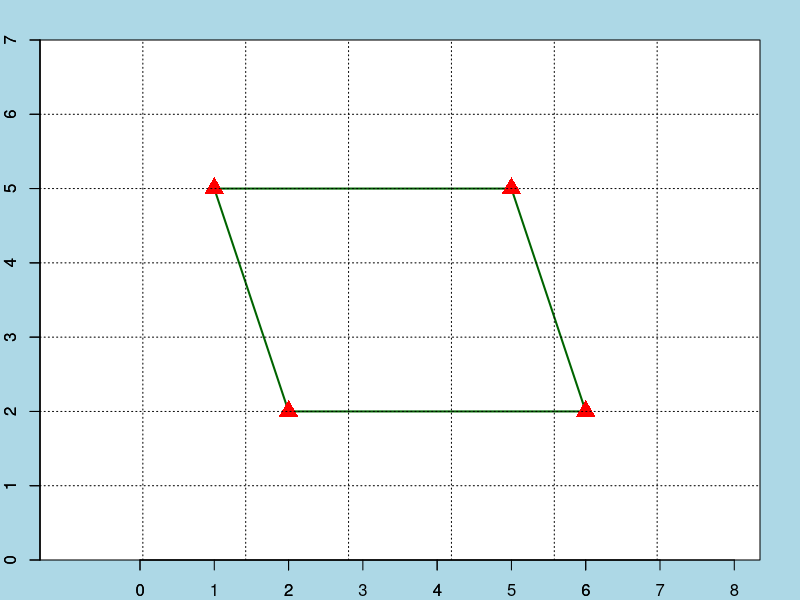

R code for this plot:
#PLOTS POLYGONS FOR LECTURE
x <- c(2, 1, 5, 6, 2)
y <- c(2,5,5,2, 2)
m = cbind(x, y)
par(bg="lightblue",mar=c(2,2,2,2))
plot(0, 0, type="n", ann=FALSE, axes=FALSE)
u <- par("usr") # The coordinates of the plot area
rect(u[1], u[3], u[2], u[4], col="white", border=NA)
#plot(x, y, col="blue", pch=17, xlim=c(0,7), ylim=c(0,7))
#par(xaxs='i',yaxs='i', bg="light gray")
par(new=TRUE)
plot(x, y, col="dark green", pch=17, xlim=c(0,7), ylim=c(0,7), type="l", lwd=2, asp=1, yaxs="i", xaxs="i")
axis(1, at=0:7)
axis(2, at=seq(0,7,by=1))
points(x, y, col="red", pch=17,cex=2)
grid(nx=7, ny=7,col="black", lty="dotted")
